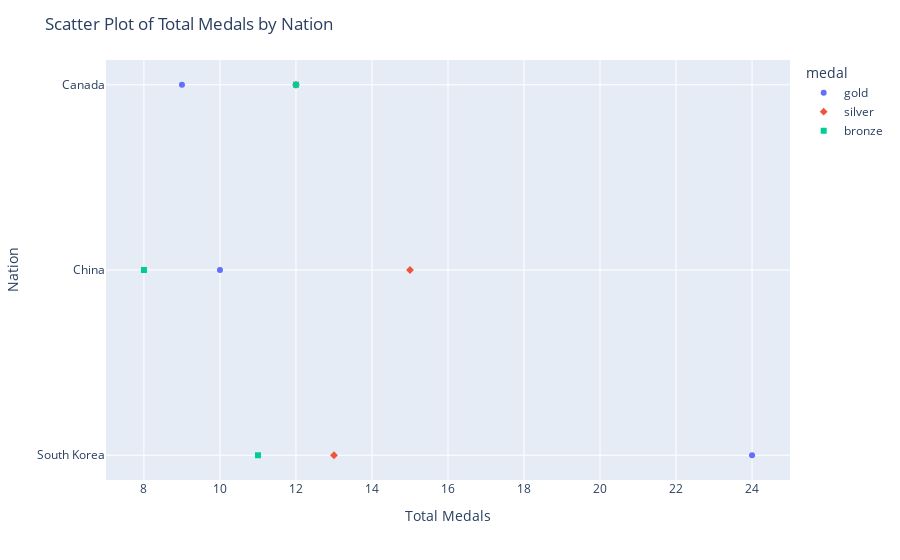

Notebook source saved alongside this figure:
### Markdown cell above
2. Створіть розподільчий графік (scatter plot) для даних про кількість медалей, де:
Вісь Y (y-axis) відповідає нації (nation), яка отримала медалі.
Вісь X (x-axis) відповідає загальній кількості медалей, отриманих кожною нацією.
Кожен пункт на графіку має різний колір в залежності від типу медалі (medal).
Кожен пункт на графіку має різний символ в залежності від типу медалі (medal).
Розмір кожного маркера на графіку встановлено на значення 10.

### Code cell
data = px.data.medals_long()

fig.update_traces(marker_size = 10)
fig = px.scatter(
    data,
    x='count',
    y='nation',
    color='medal',
    symbol='medal')

fig.update_layout(
    title='Scatter Plot of Total Medals by Nation',
    xaxis_title='Total Medals',
    yaxis_title='Nation')

fig.show()

### Figure 1 — Plotly figure (JSON) as saved in the notebook; plotly's stock layout.template omitted (floating-point values rounded to 4 significant figures)
{"data": [{"hovertemplate": "medal=gold<br>count=%{x}<br>nation=%{y}<extra></extra>", "legendgroup": "gold", "marker": {"color": "#636efa", "symbol": "circle"}, "mode": "markers", "name": "gold", "orientation": "h", "showlegend": true, "x": [24, 10, 9], "xaxis": "x", "y": ["South Korea", "China", "Canada"], "yaxis": "y", "type": "scatter"}, {"hovertemplate": "medal=silver<br>count=%{x}<br>nation=%{y}<extra></extra>", "legendgroup": "silver", "marker": {"color": "#EF553B", "symbol": "diamond"}, "mode": "markers", "name": "silver", "orientation": "h", "showlegend": true, "x": [13, 15, 12], "xaxis": "x", "y": ["South Korea", "China", "Canada"], "yaxis": "y", "type": "scatter"}, {"hovertemplate": "medal=bronze<br>count=%{x}<br>nation=%{y}<extra></extra>", "legendgroup": "bronze", "marker": {"color": "#00cc96", "symbol": "square"}, "mode": "markers", "name": "bronze", "orientation": "h", "showlegend": true, "x": [11, 8, 12], "xaxis": "x", "y": ["South Korea", "China", "Canada"], "yaxis": "y", "type": "scatter"}], "layout": {"xaxis": {"anchor": "y", "domain": [0.0, 1.0], "title": {"text": "Total Medals"}}, "yaxis": {"anchor": "x", "domain": [0.0, 1.0], "title": {"text": "Nation"}}, "legend": {"title": {"text": "medal"}, "tracegroupgap": 0}, "margin": {"t": 60}, "title": {"text": "Scatter Plot of Total Medals by Nation"}}}
